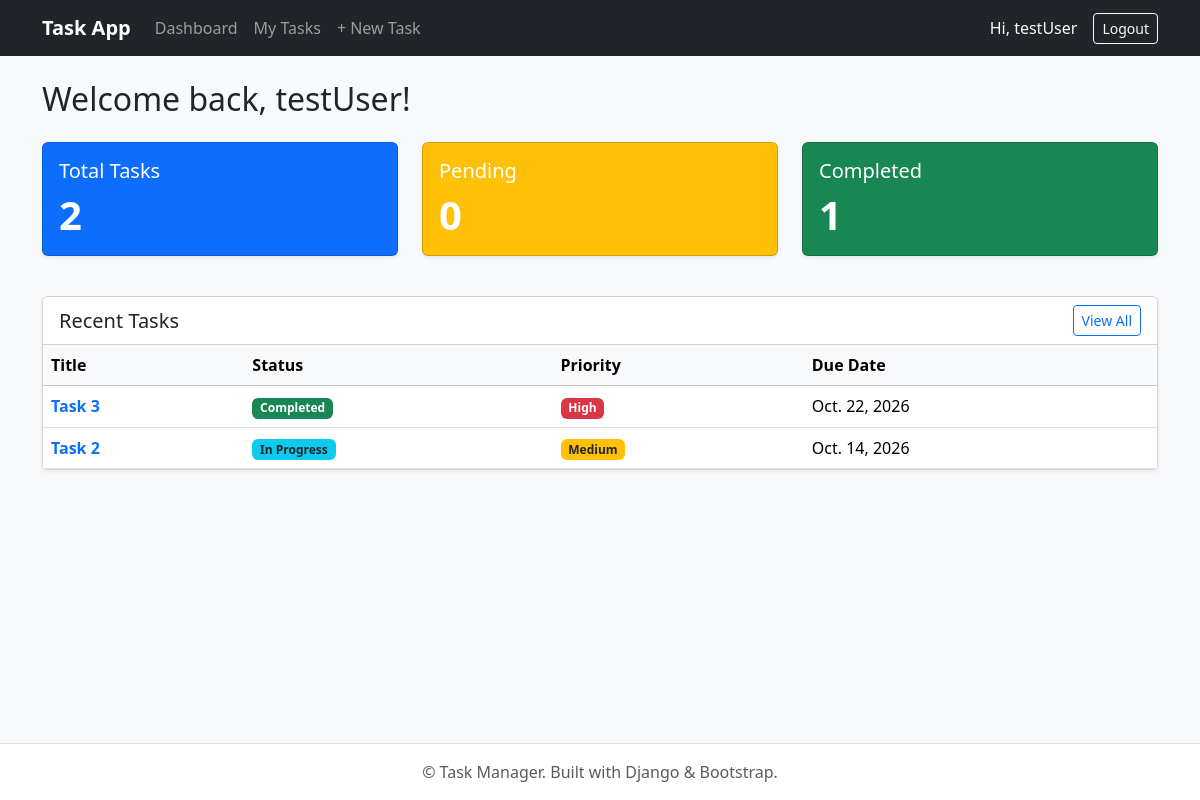
Screenshot of / (signed in) with the database file from the repository.
### tasks/models.py (models this page shows, shortened)
class Task(models.Model):
    class StatusChoices(models.TextChoices):
        PENDING = 'PENDING', 'Pending'
        IN_PROGRESS = 'IN_PROGRESS', 'In Progress'
        COMPLETED = 'COMPLETED', 'Completed'
    class PriorityChoices(models.TextChoices):
        LOW = 'LOW', 'Low'
        MEDIUM = 'MEDIUM', 'Medium'
        HIGH = 'HIGH', 'High'
    title = models.CharField(max_length=100)
    description = models.TextField(blank=True, null=True)
    status = models.CharField(
        max_length=20,
        choices=StatusChoices.choices,
        default=StatusChoices.PENDING
    )
    priority = models.CharField(
        max_length=10,
        choices=PriorityChoices.choices,
        default=PriorityChoices.MEDIUM
    )
    due_date = models.DateField(blank=True, null=True)
    created_at = models.DateTimeField(auto_now_add=True)
    updated_at = models.DateTimeField(auto_now=True)
    owner = models.ForeignKey(
        User,
        on_delete=models.CASCADE,
        related_name="tasks"
    )
    class Meta:
        ordering = ['-created_at']
        verbose_name = 'Task'
        verbose_name_plural = 'Tasks'

### tasks/views.py (the view)
# urls.py: path("", views.dashboard_view, name="dashboard"),
@login_required
def dashboard_view(request):
    user_tasks = Task.objects.filter(owner=request.user)
    context = {
        "total_tasks": user_tasks.count(),
        "pending_tasks": user_tasks.filter(status=Task.StatusChoices.PENDING).count(),
        "completed_tasks": user_tasks.filter(status=Task.StatusChoices.COMPLETED).count(),
        "recent_tasks": user_tasks[:5],
    }
    return render(request, "tasks/dashboard.html", context)

### tasks/templates/tasks/dashboard.html (shortened to what this page needs)
{% extends 'base.html' %}
{% block content %}
<h2 class="mb-4">Welcome back, {{ user.username }}!</h2>
<div class="row mb-4">
    <div class="col-md-4 mb-3">
        <div class="card text-white bg-primary shadow-sm">
            <div class="card-body">
                <h5 class="card-title">Total Tasks</h5>
                <p class="card-text display-6 fw-bold">{{ total_tasks }}</p>
            </div>
        </div>
    </div>
    <div class="col-md-4 mb-3">
        <div class="card text-white bg-warning shadow-sm">
            <div class="card-body">
                <h5 class="card-title">Pending</h5>
                <p class="card-text display-6 fw-bold">{{ pending_tasks }}</p>
            </div>
        </div>
    </div>
    <div class="col-md-4 mb-3">
        <div class="card text-white bg-success shadow-sm">
            <div class="card-body">
                <h5 class="card-title">Completed</h5>
                <p class="card-text display-6 fw-bold">{{ completed_tasks }}</p>
            </div>
        </div>
    </div>
</div>
<div class="card shadow-sm">
    <div class="card-header d-flex justify-content-between align-items-center bg-white">
        <h5 class="mb-0">Recent Tasks</h5>
        <a href="{% url 'task_list' %}" class="btn btn-sm btn-outline-primary">View All</a>
    </div>
    <div class="card-body p-0">
        {% if recent_tasks %}
            <div class="table-responsive">
                <table class="table table-hover align-middle mb-0">
                    <thead class="table-light">
                        <tr>
                            <th>Title</th>
                            <th>Status</th>
                            <th>Priority</th>
                            <th>Due Date</th>
                        </tr>
                    </thead>
                    <tbody>
                        {% for task in recent_tasks %}
                            <tr>
                                <td><a href="{% url 'task_detail' task.id %}" class="text-decoration-none fw-semibold">{{ task.title }}</a></td>
                                <td>
                                    {% if task.status == 'COMPLETED' %}<span class="badge bg-success">Completed</span>
                                    {% elif task.status == 'IN_PROGRESS' %}<span class="badge bg-info text-dark">In Progress</span>
                                    {% else %}<span class="badge bg-secondary">Pending</span>{% endif %}
                                </td>
                                <td>
                                    {% if task.priority == 'HIGH' %}<span class="badge bg-danger">High</span>
                                    {% elif task.priority == 'MEDIUM' %}<span class="badge bg-warning text-dark">Medium</span>
                                    {% else %}<span class="badge bg-light text-dark border">Low</span>{% endif %}
                                </td>
                                <td>{{ task.due_date|default:"N/A" }}</td>
                            </tr>
                        {% endfor %}
                    </tbody>
                </table>
            </div>
        {% else %}
            <p class="text-muted p-4 mb-0">No tasks created yet. <a href="{% url 'task_create' %}">Create one now</a>.</p>
        {% endif %}
    </div>
</div>
{% endblock %}

### tasks/templates/base.html (shortened to what this page needs)
<!DOCTYPE html>
<html lang="en">
<head>
    <link href="https://cdn.jsdelivr.net/npm/bootstrap@5.3.2/dist/css/bootstrap.min.css" rel="stylesheet">
</head>
<body class="bg-light d-flex flex-column min-vh-100">
    <nav class="navbar navbar-expand-lg navbar-dark bg-dark mb-4">
        <div class="container">
            <a class="navbar-brand fw-bold" href="{% url 'dashboard' %}">Task App</a>
            <div class="collapse navbar-collapse" id="navbarNav">
                <ul class="navbar-nav me-auto">
                    {% if user.is_authenticated %}
                        <li class="nav-item"><a class="nav-link" href="{% url 'dashboard' %}">Dashboard</a></li>
                        <li class="nav-item"><a class="nav-link" href="{% url 'task_list' %}">My Tasks</a></li>
                        <li class="nav-item"><a class="nav-link" href="{% url 'task_create' %}">+ New Task</a></li>
                    {% endif %}
                </ul>
                <ul class="navbar-nav ms-auto">
                    {% if user.is_authenticated %}
                        <li class="nav-item d-flex align-items-center me-3 text-light">Hi, {{ user.username }}</li>
                        <li class="nav-item">
                            <form method="post" action="{% url 'logout' %}" class="d-inline">
                                <button type="submit" class="btn btn-outline-light btn-sm">Logout</button>
                            </form>
                        </li>
                    {% else %}
                        <li class="nav-item"><a class="nav-link" href="{% url 'login' %}">Login</a></li>
                        <li class="nav-item"><a class="nav-link" href="{% url 'register' %}">Register</a></li>
                    {% endif %}
                </ul>
            </div>
        </div>
    </nav>
    <div class="container mb-5">
        {% block content %}{% endblock %}
    </div>
    <footer class="footer mt-auto py-3 bg-white text-center border-top">
        <div class="container">
            <span class="text-muted">&copy; Task Manager. Built with Django & Bootstrap.</span>
        </div>
    </footer>
</body>
</html>

### rows the page displays
Task: title "Task 3", status "Completed", priority "High", due_date "Oct. 22, 2026"
Task: title "Task 2", status "In Progress", priority "Medium", due_date "Oct. 14, 2026"

### other values shown
{{ user.username }} "testUser"
{{ total_tasks }} "2"
{{ pending_tasks }} "0"
{{ completed_tasks }} "1"
